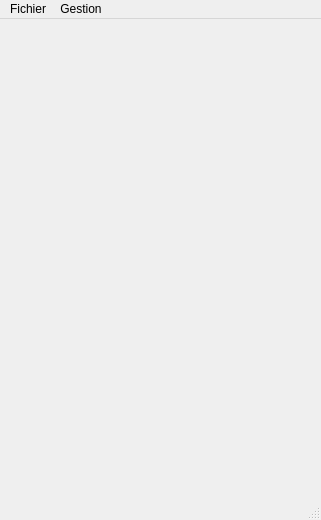
<?xml version="1.0" encoding="UTF-8"?>
<ui version="4.0">
 <class>MainWindow</class>
 <widget class="QMainWindow" name="MainWindow">
  <property name="geometry">
   <rect>
    <x>0</x>
    <y>0</y>
    <width>321</width>
    <height>520</height>
   </rect>
  </property>
  <property name="windowTitle">
   <string>MainWindow</string>
  </property>
  <widget class="QWidget" name="centralwidget"/>
  <widget class="QMenuBar" name="menubar">
   <property name="geometry">
    <rect>
     <x>0</x>
     <y>0</y>
     <width>321</width>
     <height>20</height>
    </rect>
   </property>
   <widget class="QMenu" name="menuOuvrir">
    <property name="title">
     <string>Fichier</string>
    </property>
    <addaction name="actionNouveau"/>
    <addaction name="actionOuvrir"/>
    <addaction name="actionSauvegarder"/>
    <addaction name="separator"/>
    <addaction name="actionQuitter"/>
   </widget>
   <widget class="QMenu" name="menuGestion">
    <property name="title">
     <string>Gestion</string>
    </property>
    <addaction name="actionAjout_de_bien"/>
    <addaction name="actionRechercher"/>
   </widget>
   <addaction name="menuOuvrir"/>
   <addaction name="menuGestion"/>
  </widget>
  <widget class="QStatusBar" name="statusbar"/>
  <action name="actionNouveau">
   <property name="text">
    <string>Nouveau</string>
   </property>
  </action>
  <action name="actionOuvrir">
   <property name="text">
    <string>Ouvrir</string>
   </property>
  </action>
  <action name="actionSauvegarder">
   <property name="text">
    <string>Sauvegarder</string>
   </property>
  </action>
  <action name="actionQuitter">
   <property name="text">
    <string>Quitter</string>
   </property>
  </action>
  <action name="actionAjout_de_bien">
   <property name="text">
    <string>Ajout de bien</string>
   </property>
  </action>
  <action name="actionRechercher">
   <property name="text">
    <string>Rechercher</string>
   </property>
  </action>
 </widget>
 <resources/>
 <connections/>
</ui>
